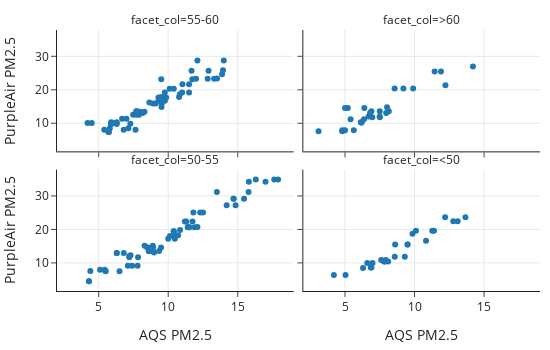

Here is the notebook cell this chart was saved with:
### Markdown cell above
Then we use this qualitative feature to subdivide the data into a two-by-two panel of scatterplots:

### Code cell
fig = px.scatter(GA, x='pm25aqs', y='pm25pa', 
                 facet_col=rh_cat, facet_col_wrap=2,
                 labels={'pm25aqs':'AQS PM2.5', 'pm25pa':'PurpleAir PM2.5'},
                 width=550, height=350)

fig.update_layout(margin=dict(t=30))
fig.show()

### Figure 1 — Plotly figure (JSON) as saved in the notebook; plotly's stock layout.template omitted (floating-point values rounded to 4 significant figures)
{"data": [{"hovertemplate": "facet_col=55-60<br>AQS PM2.5=%{x}<br>PurpleAir PM2.5=%{y}<extra></extra>", "legendgroup": "", "marker": {"color": "#1F77B4", "symbol": "circle"}, "mode": "markers", "name": "", "orientation": "v", "showlegend": false, "type": "scatter", "x": [8.646, 7.704, 6.3, 9.442, 9.754, 11.02, 11.68, 6.687, 7.478, 7.278, 9.533, 9.759, 10.4, 9.854, 14.0, 11.73, 12.84, 10.78, 7.65, 7.133, 5.742, 6, 8.296, 6.3, 7.725, 9.517, 10.83, 13.87, 8.157, 13.51, 13.94, 11, 11.5, 12.9, 7, 7.9, 5.9, 8.9, 9.3, 10.1, 9.3, 12.1, 9.5, 12, 9.5, 5.4, 5.8, 5.7, 4.2, 8, 5.9, 7.8, 5.9, 11.5, 7.7, 5.9, 9.1, 13.3, 6.8, 4.5], "xaxis": "x3", "y": [16.19, 13.59, 10.3, 17.55, 19.21, 21.67, 25.68, 11.38, 12.56, 9.854, 15.92, 16.74, 20.3, 17.68, 28.73, 23.15, 23.29, 17.83, 8.047, 8.52, 7.429, 10.06, 13.45, 9.778, 13.55, 14.87, 18.7, 24.63, 13.04, 23.34, 25.82, 19.21, 21.67, 25.68, 11.38, 12.56, 9.854, 15.92, 16.74, 20.3, 17.68, 28.73, 23.15, 23.29, 17.83, 8.047, 8.52, 7.429, 10.06, 13.45, 9.778, 13.55, 10.3, 19.21, 12.56, 9.854, 15.92, 23.29, 8.047, 10.06], "yaxis": "y3"}, {"hovertemplate": "facet_col=>60<br>AQS PM2.5=%{x}<br>PurpleAir PM2.5=%{y}<extra></extra>", "legendgroup": "", "marker": {"color": "#1F77B4", "symbol": "circle"}, "mode": "markers", "name": "", "orientation": "v", "showlegend": false, "type": "scatter", "x": [8.025, 6.963, 5.629, 6.15, 6.367, 7.496, 8.567, 8.15, 7.963, 11.45, 6.392, 4.804, 14.2, 6.146, 12.22, 7.5, 4.8, 6.2, 5.4, 6.7, 9.2, 6.9, 6.8, 11.9, 5, 3.1, 5, 9.9, 7.5, 5.2], "xaxis": "x4", "y": [14.79, 11.79, 7.893, 10.24, 11.2, 11.99, 20.39, 13.62, 13.09, 25.47, 14.55, 7.639, 26.94, 10.33, 21.36, 11.79, 7.893, 10.24, 11.2, 11.99, 20.39, 13.62, 13.09, 25.47, 14.55, 7.639, 7.893, 20.39, 13.62, 14.55], "yaxis": "y4"}, {"hovertemplate": "facet_col=50-55<br>AQS PM2.5=%{x}<br>PurpleAir PM2.5=%{y}<extra></extra>", "legendgroup": "", "marker": {"color": "#1F77B4", "symbol": "circle"}, "mode": "markers", "name": "", "orientation": "v", "showlegend": false, "type": "scatter", "x": [11.75, 8.912, 11.81, 10.12, 10.4, 5.433, 5.504, 7.833, 8.887, 15.45, 14.85, 11.45, 11.52, 7.408, 9.488, 10.47, 15.78, 17.0, 17.62, 8.867, 6.804, 5.479, 4.304, 7.2, 10.71, 7.287, 9.346, 10.85, 8.979, 11.2, 8.5, 12.5, 10.4, 10.4, 5.1, 6.5, 7.2, 8.3, 14.7, 14.2, 12.1, 11.4, 7.1, 8.5, 10, 13.5, 15.8, 16.3, 8.6, 6.3, 4.4, 4.3, 11.3, 12.3, 14.7, 11.9, 7.8, 17.9, 8.9, 6.3], "xaxis": "x", "y": [22.34, 14.57, 25.08, 18.05, 19.43, 7.939, 7.54, 11.67, 15.15, 29.19, 27.2, 20.74, 20.67, 9.153, 14.6, 17.25, 31.2, 34.25, 34.92, 13.45, 12.94, 7.567, 4.544, 12.09, 18.23, 12.31, 13.55, 19.85, 13.1, 22.34, 14.57, 25.08, 18.05, 19.43, 7.939, 7.54, 11.67, 15.15, 29.19, 27.2, 20.74, 20.67, 9.153, 14.6, 17.25, 31.2, 34.25, 34.92, 13.45, 12.94, 7.567, 4.544, 22.34, 25.08, 29.19, 20.67, 9.153, 34.92, 13.45, 12.94], "yaxis": "y"}, {"hovertemplate": "facet_col=<50<br>AQS PM2.5=%{x}<br>PurpleAir PM2.5=%{y}<extra></extra>", "legendgroup": "", "marker": {"color": "#1F77B4", "symbol": "circle"}, "mode": "markers", "name": "", "orientation": "v", "showlegend": false, "type": "scatter", "x": [8.604, 6.975, 12.78, 6.85, 7.929, 7.867, 8.579, 11.28, 13.66, 5.037, 6.296, 10.83, 9.854, 9.5, 6.6, 13.1, 6.9, 7.6, 7.8, 9.3, 10.1, 12.2, 4.2, 9.5, 8.1, 11.4], "xaxis": "x2", "y": [15.48, 9.997, 22.47, 8.649, 10.86, 10.44, 11.86, 19.61, 23.64, 6.39, 8.493, 16.63, 18.67, 15.48, 9.997, 22.47, 8.649, 10.86, 10.44, 11.86, 19.61, 23.64, 6.39, 15.48, 10.44, 19.61], "yaxis": "y2"}], "layout": {"annotations": [{"font": {}, "showarrow": false, "text": "facet_col=50-55", "x": 0.245, "xanchor": "center", "xref": "paper", "y": 0.465, "yanchor": "bottom", "yref": "paper"}, {"font": {}, "showarrow": false, "text": "facet_col=<50", "x": 0.755, "xanchor": "center", "xref": "paper", "y": 0.465, "yanchor": "bottom", "yref": "paper"}, {"font": {}, "showarrow": false, "text": "facet_col=55-60", "x": 0.245, "xanchor": "center", "xref": "paper", "y": 1.0, "yanchor": "bottom", "yref": "paper"}, {"font": {}, "showarrow": false, "text": "facet_col=>60", "x": 0.755, "xanchor": "center", "xref": "paper", "y": 1.0, "yanchor": "bottom", "yref": "paper"}], "height": 350, "legend": {"tracegroupgap": 0}, "margin": {"t": 30}, "width": 550, "xaxis": {"anchor": "y", "autorange": true, "domain": [0, 0.49], "range": [1.978, 19.02], "title": {"text": "AQS PM2.5"}, "type": "linear"}, "xaxis2": {"anchor": "y2", "autorange": true, "domain": [0.51, 1], "matches": "x", "range": [1.978, 19.02], "title": {"text": "AQS PM2.5"}, "type": "linear"}, "xaxis3": {"anchor": "y3", "autorange": true, "domain": [0, 0.49], "matches": "x", "range": [1.978, 19.02], "showticklabels": false, "type": "linear"}, "xaxis4": {"anchor": "y4", "autorange": true, "domain": [0.51, 1], "matches": "x", "range": [1.978, 19.02], "showticklabels": false, "type": "linear"}, "yaxis": {"anchor": "x", "autorange": true, "domain": [0, 0.465], "range": [1.612, 37.85], "title": {"text": "PurpleAir PM2.5"}, "type": "linear"}, "yaxis2": {"anchor": "x2", "autorange": true, "domain": [0, 0.465], "matches": "y", "range": [1.612, 37.85], "showticklabels": false, "type": "linear"}, "yaxis3": {"anchor": "x3", "autorange": true, "domain": [0.535, 1.0], "matches": "y", "range": [1.612, 37.85], "title": {"text": "PurpleAir PM2.5"}, "type": "linear"}, "yaxis4": {"anchor": "x4", "autorange": true, "domain": [0.535, 1.0], "matches": "y", "range": [1.612, 37.85], "showticklabels": false, "type": "linear"}}}
